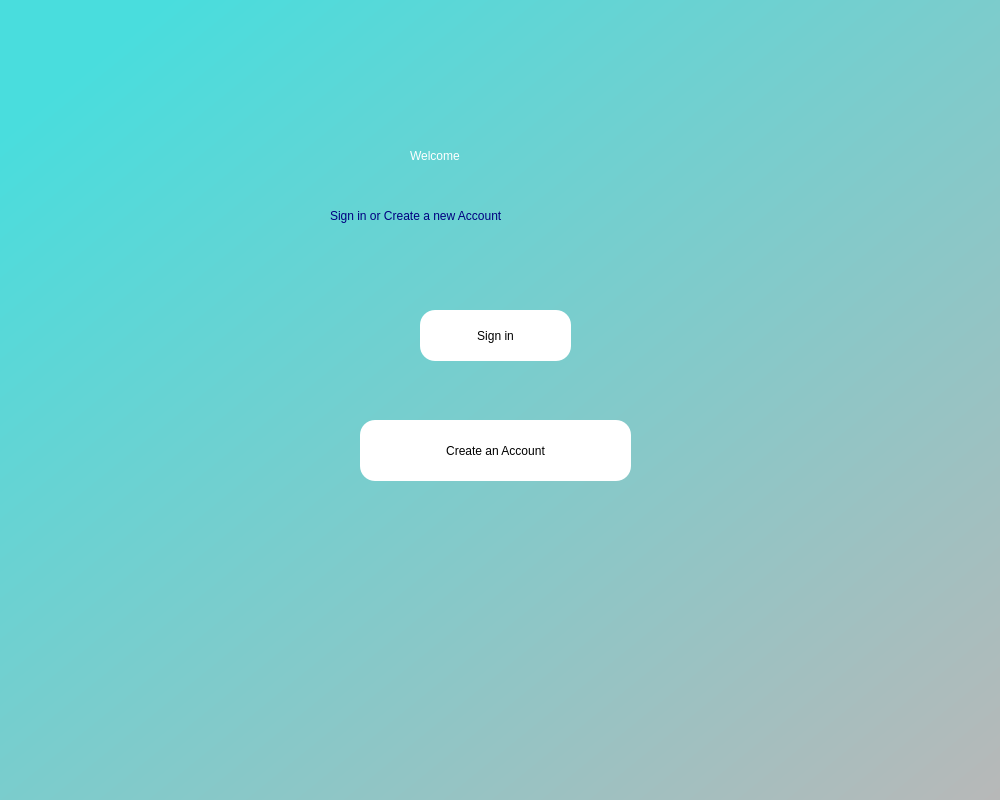
<?xml version="1.0" encoding="UTF-8"?>
<ui version="4.0">
 <class>Dialog</class>
 <widget class="QDialog" name="Dialog">
  <property name="geometry">
   <rect>
    <x>0</x>
    <y>0</y>
    <width>1000</width>
    <height>800</height>
   </rect>
  </property>
  <property name="minimumSize">
   <size>
    <width>1000</width>
    <height>800</height>
   </size>
  </property>
  <property name="windowTitle">
   <string>Dialog</string>
  </property>
  <widget class="QWidget" name="bgwidget" native="true">
   <property name="geometry">
    <rect>
     <x>0</x>
     <y>0</y>
     <width>1001</width>
     <height>801</height>
    </rect>
   </property>
   <property name="minimumSize">
    <size>
     <width>1000</width>
     <height>800</height>
    </size>
   </property>
   <property name="styleSheet">
    <string notr="true">QWidget#bgwidget{background-color: qlineargradient(spread:pad, x1:0.074, y1:0.0965909, x2:1, y2:1, stop:0 rgba(73, 221, 221, 255), stop:1 rgba(184, 184, 184, 255));}</string>
   </property>
   <widget class="QLabel" name="Welcomelabl">
    <property name="geometry">
     <rect>
      <x>410</x>
      <y>130</y>
      <width>181</width>
      <height>51</height>
     </rect>
    </property>
    <property name="styleSheet">
     <string notr="true">font: 75 36pt &quot;Script MT Bold&quot;;color:rgb(255, 255, 255)</string>
    </property>
    <property name="text">
     <string>Welcome</string>
    </property>
   </widget>
   <widget class="QLabel" name="SigninorCreate">
    <property name="geometry">
     <rect>
      <x>330</x>
      <y>200</y>
      <width>351</width>
      <height>31</height>
     </rect>
    </property>
    <property name="styleSheet">
     <string notr="true">color:rgb(0, 0, 127);font: 75 18pt &quot;MS Shell Dlg 2&quot;;</string>
    </property>
    <property name="text">
     <string>Sign in or Create a new Account</string>
    </property>
   </widget>
   <widget class="QPushButton" name="signin">
    <property name="geometry">
     <rect>
      <x>420</x>
      <y>310</y>
      <width>151</width>
      <height>51</height>
     </rect>
    </property>
    <property name="styleSheet">
     <string notr="true">font: italic 16pt &quot;Franklin Gothic Medium&quot;;border-radius:15px;
background-color: rgb(255, 255, 255);</string>
    </property>
    <property name="text">
     <string>Sign in</string>
    </property>
   </widget>
   <widget class="QPushButton" name="Createacc">
    <property name="geometry">
     <rect>
      <x>360</x>
      <y>420</y>
      <width>271</width>
      <height>61</height>
     </rect>
    </property>
    <property name="styleSheet">
     <string notr="true">font: italic 16pt &quot;Franklin Gothic Medium&quot;;border-radius:15px;
background-color: rgb(255, 255, 255);</string>
    </property>
    <property name="text">
     <string>Create an Account</string>
    </property>
   </widget>
  </widget>
 </widget>
 <resources/>
 <connections/>
</ui>
